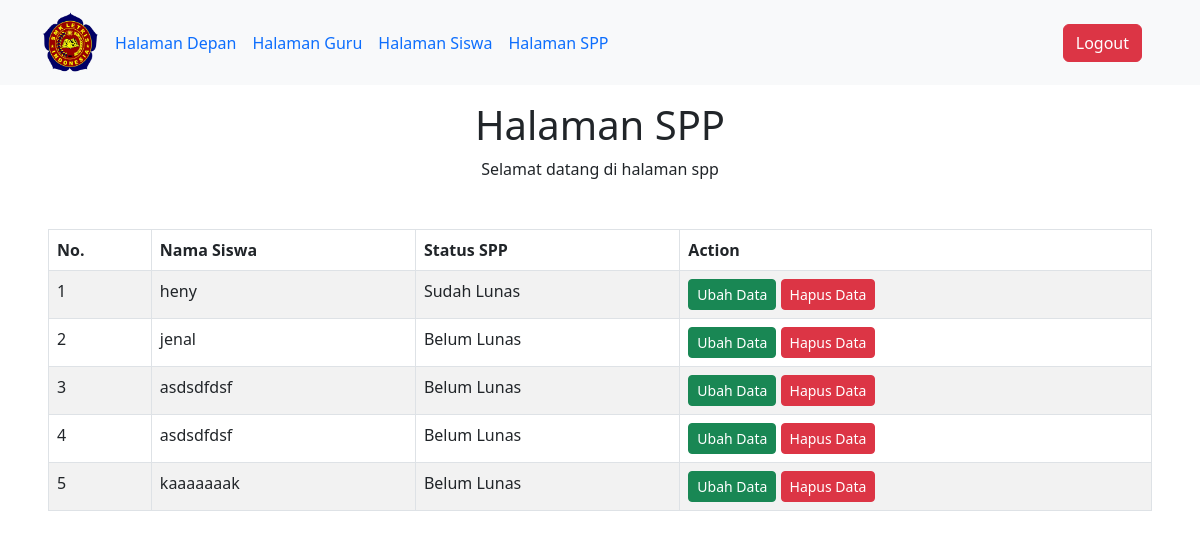
The app's page /views/admin_spp.php (signed in) with its own data.
### tables this page shows
CREATE TABLE `siswa` (
  `id` int(11) NOT NULL,
  `nama` varchar(255) NOT NULL,
  `email` varchar(255) NOT NULL,
  `no_hp` int(25) NOT NULL,
  `alamat` varchar(255) NOT NULL,
  `id_jurusan` int(11) NOT NULL,
  `spp` tinyint(1) NOT NULL DEFAULT 0
);

### views/admin_spp.php (the view, shortened to what this page needs)
<?php
include("../includes/inc_header.php");
?>
<div class="container text-center">
<h1>Halaman SPP</h1>
<p>Selamat datang di halaman spp</p>
</div>
<div class="card-body m-5">
    <table class="table table-bordered table-striped">
        <thead>
            <tr>
                <th>No.</th>
                <th>Nama Siswa</th>
                <th>Status SPP</th>
                <th>Action</th>
            </tr>
        </thead>
        <tbody>
            <?php
            $number = 1;
            $query = "SELECT
            siswa.id AS id_siswa,
            siswa.nama AS nama_siswa,
            siswa.spp as status_spp
            FROM siswa";
            $query_run = mysqli_query($koneksi, $query);
            if (mysqli_num_rows($query_run) > 0) {
                foreach ($query_run as $siswa) {
            ?>
                    <tr>
                        <td><?= $number++ ?></td>
                        <td><?= $siswa['nama_siswa'] ?></td>
                        <?php if($siswa['status_spp'] == 0) {?>
                        <td>Belum Lunas</td>
                        <?php }?>
                        <?php if($siswa['status_spp'] == 1) { ?>
                        <td>Sudah Lunas</td>
                        <?php } ?>
                        <td>
                            <?php if (in_array("admin", $_SESSION['admin_akses'])) { ?>
                            <a href="crud_edit_spp.php?id=<?= $siswa['id_siswa']; ?>" class="btn btn-success btn-sm">Ubah Data</a>
                            <form action="../controllers/controller_siswa.php" method="POST" class="d-inline">
                                <button type="submit" name="hapus_data_siswa" value="<?= $siswa['id_siswa']; ?>" class="btn btn-danger btn-sm">Hapus Data</button>
                            </form>
                            <?php } ?>
                        </td>
                    </tr>
            <?php
                }
            } else {
                echo "<h5 style='color:red;'>Belum Ada Data Siswa</h5>";
            }
            ?>
        </tbody>
    </table>
</div>
<?php
include("../includes/inc_footer.php");
?>

### records on screen
siswa: nama "heny", spp "Sudah Lunas", $siswa['id_siswa'] 12 (drawn)
siswa: nama "jenal", spp "Belum Lunas", $siswa['id_siswa'] 13 (drawn)
siswa: nama "asdsdfdsf", spp "Belum Lunas", $siswa['id_siswa'] 14 (drawn)
siswa: nama "asdsdfdsf", spp "Belum Lunas", $siswa['id_siswa'] 15 (drawn)
siswa: nama "kaaaaaaak", spp "Belum Lunas", $siswa['id_siswa'] 16 (drawn)
